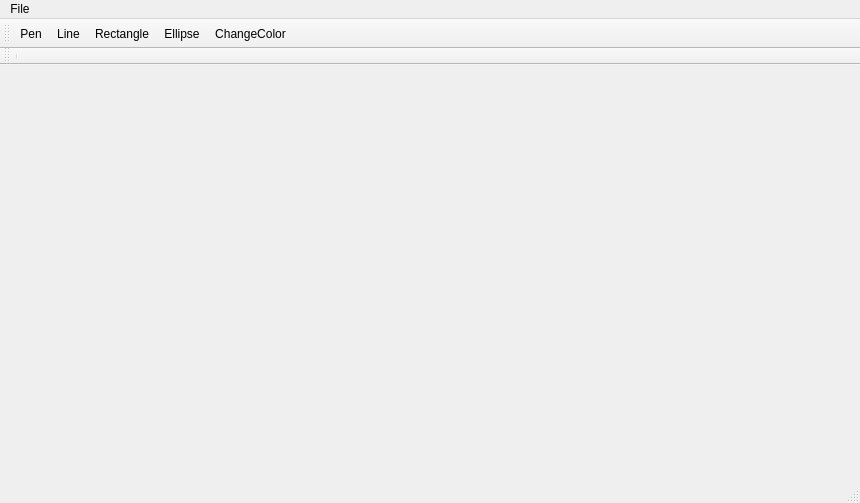
<?xml version="1.0" encoding="UTF-8"?>
<ui version="4.0">
 <class>PaintTestClass</class>
 <widget class="QMainWindow" name="PaintTestClass">
  <property name="geometry">
   <rect>
    <x>0</x>
    <y>0</y>
    <width>860</width>
    <height>503</height>
   </rect>
  </property>
  <property name="windowTitle">
   <string>PaintTest</string>
  </property>
  <widget class="QWidget" name="centralWidget"/>
  <widget class="QStatusBar" name="statusBar"/>
  <widget class="QToolBar" name="toolSelectionToolbar">
   <property name="windowTitle">
    <string>toolBar</string>
   </property>
   <property name="autoFillBackground">
    <bool>false</bool>
   </property>
   <attribute name="toolBarArea">
    <enum>TopToolBarArea</enum>
   </attribute>
   <attribute name="toolBarBreak">
    <bool>false</bool>
   </attribute>
   <addaction name="selectionPen"/>
   <addaction name="selectionLine"/>
   <addaction name="selectionRectangle"/>
   <addaction name="selectionEllipse"/>
   <addaction name="selectionColor"/>
  </widget>
  <widget class="QMenuBar" name="menuBar">
   <property name="geometry">
    <rect>
     <x>0</x>
     <y>0</y>
     <width>860</width>
     <height>21</height>
    </rect>
   </property>
   <widget class="QMenu" name="menuFile">
    <property name="title">
     <string>File</string>
    </property>
    <addaction name="actionNew"/>
    <addaction name="separator"/>
    <addaction name="actionOpen"/>
    <addaction name="actionSave"/>
    <addaction name="separator"/>
    <addaction name="actionExit"/>
   </widget>
   <addaction name="menuFile"/>
  </widget>
  <widget class="QToolBar" name="toolBar">
   <property name="windowTitle">
    <string>toolBar</string>
   </property>
   <attribute name="toolBarArea">
    <enum>TopToolBarArea</enum>
   </attribute>
   <attribute name="toolBarBreak">
    <bool>true</bool>
   </attribute>
   <addaction name="separator"/>
  </widget>
  <action name="actionOpen">
   <property name="text">
    <string>Open...</string>
   </property>
  </action>
  <action name="actionSave">
   <property name="text">
    <string>Save..</string>
   </property>
  </action>
  <action name="action">
   <property name="text">
    <string>-</string>
   </property>
  </action>
  <action name="actionExit">
   <property name="text">
    <string>Exit</string>
   </property>
  </action>
  <action name="actionNew">
   <property name="text">
    <string>New</string>
   </property>
  </action>
  <action name="actionToolSelection">
   <property name="text">
    <string>Pen</string>
   </property>
  </action>
  <action name="actionLine">
   <property name="text">
    <string>Line</string>
   </property>
  </action>
  <action name="actionRectangle">
   <property name="checkable">
    <bool>false</bool>
   </property>
   <property name="text">
    <string>Rectangle</string>
   </property>
  </action>
  <action name="actionElipse">
   <property name="text">
    <string>Elipse</string>
   </property>
  </action>
  <action name="selectionPen">
   <property name="checkable">
    <bool>true</bool>
   </property>
   <property name="text">
    <string>Pen</string>
   </property>
  </action>
  <action name="selectionLine">
   <property name="checkable">
    <bool>true</bool>
   </property>
   <property name="text">
    <string>Line</string>
   </property>
  </action>
  <action name="selectionRectangle">
   <property name="checkable">
    <bool>true</bool>
   </property>
   <property name="text">
    <string>Rectangle</string>
   </property>
  </action>
  <action name="selectionEllipse">
   <property name="checkable">
    <bool>true</bool>
   </property>
   <property name="text">
    <string>Ellipse</string>
   </property>
  </action>
  <action name="selectionColor">
   <property name="text">
    <string>ChangeColor</string>
   </property>
  </action>
 </widget>
 <layoutdefault spacing="6" margin="11"/>
 <resources>
  <include location="painttest.qrc"/>
 </resources>
 <connections/>
</ui>
